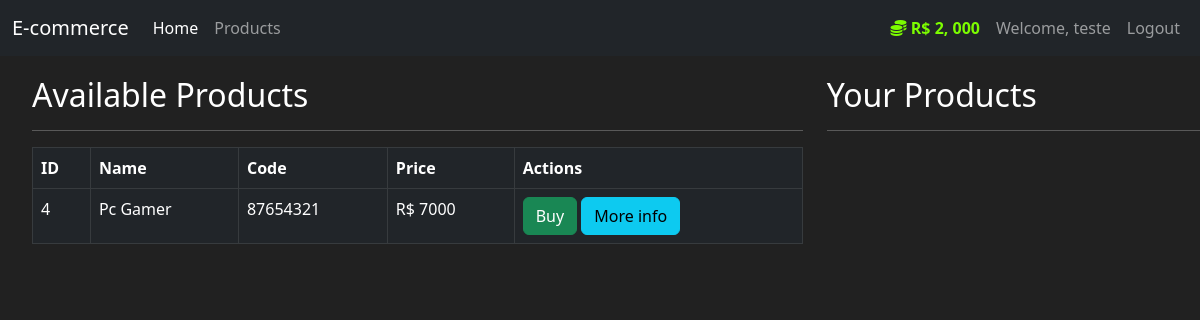
The page /produtos (signed in) on the database its author committed.
### ecommerce/models.py (models this page shows, shortened)
class User(db.Model, UserMixin):
    id = db.Column(db.Integer, primary_key=True)
    usuario = db.Column(db.String(length=30), nullable=False, unique=True)
    email = db.Column(db.String(length=50), nullable=False, unique=True)
    senha = db.Column(db.String(length=15), nullable=False, unique=True)
    credito = db.Column(db.Integer, nullable=False, default=50000)
    itens = db.relationship('Item', backref='dono_user', lazy=True)
    @property
    def formata_valor(self):
        if len(str(self.credito)) >= 4:
            return f'R$ {str(self.credito)[:-3]}, {str(self.credito)[-3:]}'
        else:
            return f'R$ {self.credito}'
    @property
    def senhacrip(self):
        return self.senhacrip

class Item(db.Model):
    id = db.Column(db.Integer, primary_key=True)
    nome = db.Column(db.String(length=30), nullable=False, unique=True)
    cod = db.Column(db.String(length=8), nullable=False, unique=True)
    preco = db.Column(db.Integer, nullable=False)
    desc = db.Column(db.String(length=1024), nullable=False, unique=True)
    dono = db.Column(db.Integer, db.ForeignKey('user.id'))

### ecommerce/routes.py (the view, shortened to what this page needs)
@app.route('/produtos', methods=['GET', 'POST'])
@login_required
def page_produtos():
    compra_form = CompraProdutoForm()
    if request.method == 'GET':
        itens = Item.query.filter_by(dono=None)
        return render_template("produtos.html", itens=itens, compra_form=compra_form)

### ecommerce/models.py (called while the page is built)
@login_manager.user_loader
def load_user(user_id):
    return User.query.get(int(user_id))

### ecommerce/templates/produtos.html (shortened to what this page needs)
{% extends 'base.html' %}
{% block conteudo %}
    <div class="row", style="margin-top: 20px; margin-left: 20px;">
        <div class="col-8">
            <h2>Available Products</h2>
                <hr>
                <table class="table table-hover table-dark table-bordered">
                    <thead>
                        <tr>
                            <th scope="col">ID</th>
                            <th scope="col">Name</th>
                            <th scope="col">Code</th>
                            <th scope="col">Price</th>
                            <th scope="col">Actions</th>
                        </tr>
                    </thead>
                    <tbody>
                        {% for item in itens %}
                        <tr>
                            <td>{{item.id}}</td>
                            <td>{{item.nome}}</td>
                            <td>{{item.cod}}</td>
                            <td>R$ {{item.preco}}</td>
                            <td>
                                <button data-bs-toggle="modal" data-bs-target="#exampleModalCompra-{{item.id}}" class="btn btn-outline btn-success">Buy</button>
                                <button data-bs-toggle="modal" data-bs-target="#exampleModal-{{item.id}}" class="btn btn-outline btn-info">More info</button>
                            </td>
                        </tr>
                        {% endfor %}
                    </tbody>
                </table>
        </div>
        <div class="col-4">
            <h2>Your Products</h2>
            <hr>
        </div>
    </div>
{% endblock %}

### ecommerce/templates/base.html (shortened to what this page needs)
<!DOCTYPE html>
<html lang="en">
<head>
    <link rel="stylesheet" href="https://cdn.jsdelivr.net/npm/bootstrap@5.2.3/dist/css/bootstrap.min.css">
</head>
<body>
    <nav class="navbar navbar-expand-lg navbar-dark bg-dark">
        <div class="container-fluid">
          <a class="navbar-brand" href="#">E-commerce</a>
          <div class="collapse navbar-collapse" id="navbarNavAltMarkup">
            <div class="navbar-nav me-auto">
              <a class="nav-link active" aria-current="page" href="{{url_for('page_home')}}">Home</a>
              <a class="nav-link" href="{{url_for('page_produtos')}}">Products</a>
            </div>
            {% if current_user.is_authenticated %}
            <div class="navbar-nav ms-auto">
              <a class="nav-link" style="color: lawngreen; font-weight: bold;">
                <i class="fas fa-coins"></i>
                {{ current_user.formata_valor }}
              </a>
              <a class="nav-link">Welcome, {{ current_user.usuario }}</a>
              <a class="nav-link" href="{{url_for('page_logout')}}">Logout</a>
            </div>
            {% else %}
            <div class="navbar-nav ms-auto">
              <a class="nav-link" href="{{url_for('page_login')}}">Login</a>
              <a class="nav-link" href="{{url_for('page_cadastro')}}">Register</a>
            </div>
            {% endif %}
          </div>
        </div>
      </nav>
      {% block conteudo %}
       {% endblock %}
</body>
</html>

### ecommerce/templates/base.html (style rules this page uses)
body { background-color: #212121; color: white; }

### rows shown on the page
User: formata_valor "R$ 2, 000", usuario "teste"
Item: id "4", nome "Pc Gamer", cod "87654321", preco "7000"
